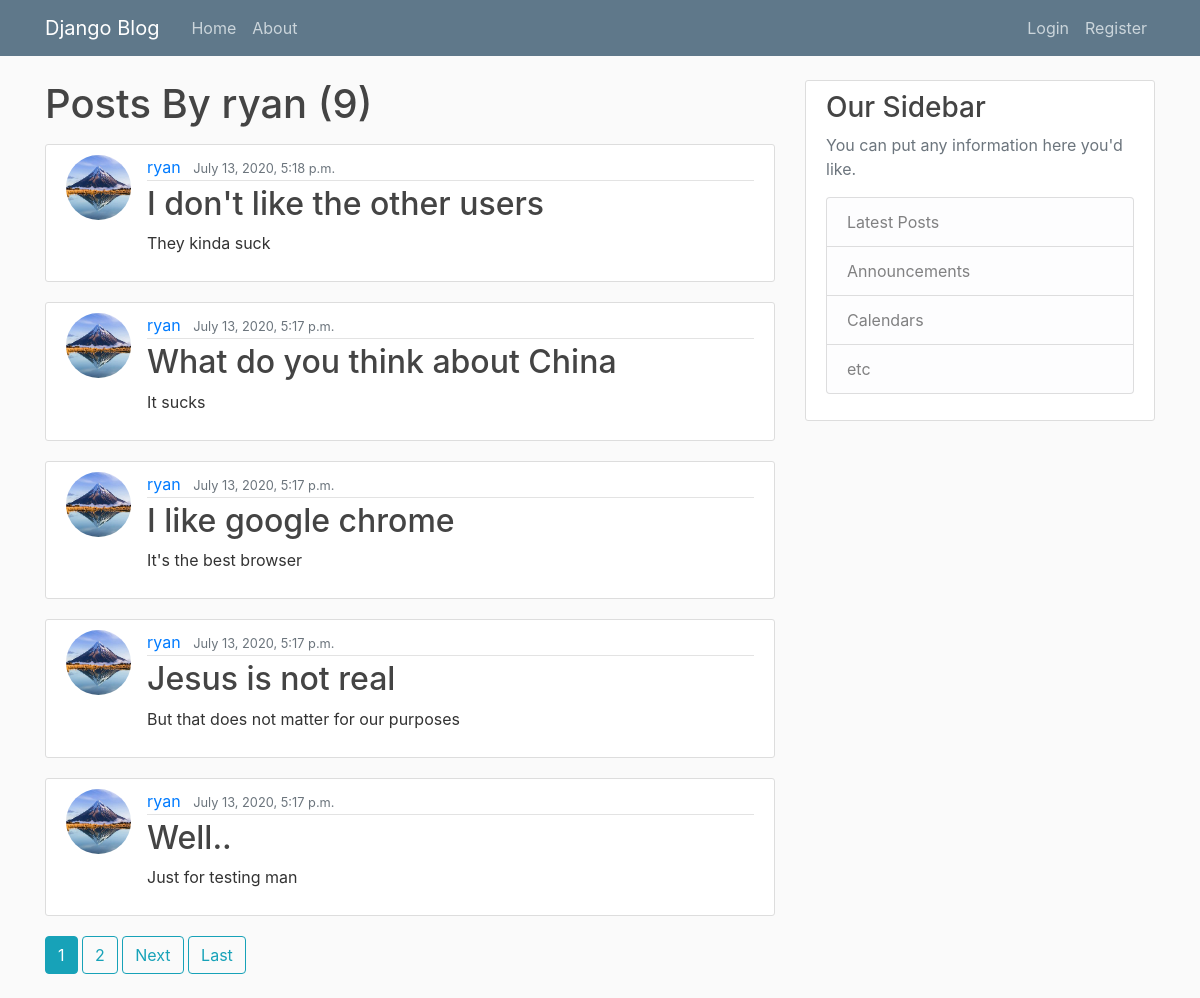
/user/ryan, run on an earlier commit of the app's database.
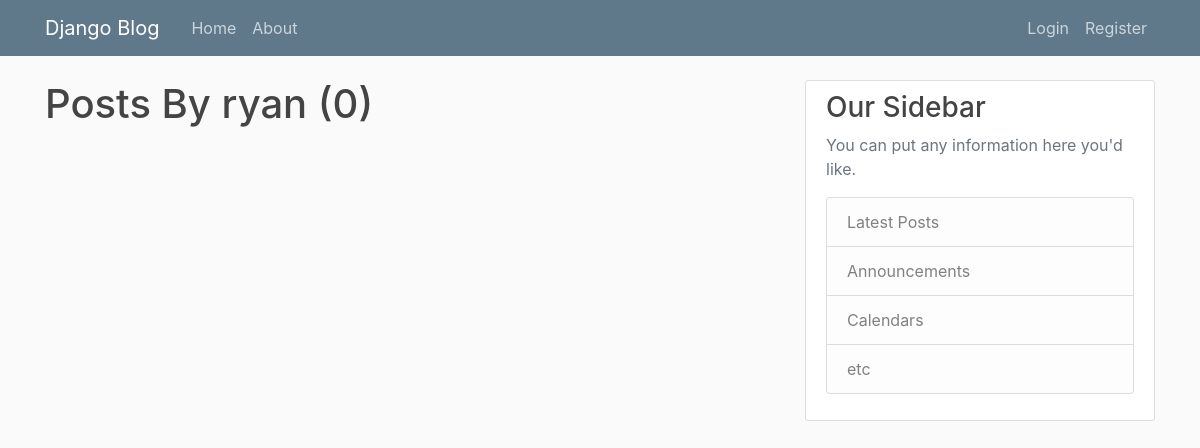
And on a later commit of the database.
### blog/models.py (models this page shows, shortened)
class Post(models.Model):
	title = models.CharField(max_length = 100)
	content = models.TextField()
	date_posted = models.DateTimeField(default = timezone.now)
	author = models.ForeignKey(User, on_delete = models.CASCADE)

### users/models.py (models this page shows, shortened)
class Profile(models.Model):
    user = models.OneToOneField(User, on_delete=models.CASCADE)
    image = models.ImageField(default='default.jpg', upload_to='profile_pics')

### blog/views.py (the view)
# urls.py: path('user/<str:username>', UserPostListView.as_view(), name = 'user-posts'),
class UserPostListView(ListView):
	model = Post
	template_name = 'blog/user_posts.html'
	context_object_name = 'posts'
	paginate_by = 5
	def get_queryset(self):
		user = get_object_or_404(User, username = self.kwargs.get('username'))
		return Post.objects.filter(author = user).order_by('-date_posted')

### blog/templates/blog/user_posts.html (shortened to what this page needs)
{% extends "blog/base.html" %}
{% block Content %}
    <h1 class = "mb-3">Posts By {{ view.kwargs.username }} ({{ page_obj.paginator.count }})</h1>
	{% for post in posts %}
	<article class="media content-section">
        <img class = "rounded-circle article-img" src="{{ post.author.profile.image.url }}">
    <div class="media-body">
        <div class="article-metadata">
            <a class="mr-2" href="#">{{post.author}}</a>
            <small class="text-muted">{{post.date_posted}}</small>
        </div>
        <h2><a class="article-title" href="{% url 'post-detail' post.id %}">{{ post.title }}</a></h2>
        <p class="article-content">{{ post.content }}</p>
    </div>
</article>
	{% endfor %}
    {% if is_paginated %}
        {% for num in page_obj.paginator.page_range %}
            {% if page_obj.number == num %}
                <a class = "btn btn-info mb-4" href="?page={{ num }}">{{ num }}</a>
            {% elif num > page_obj.number|add:'-3' and num < page_obj.number|add:'3' %}
                <a class="btn btn-outline-info mb-4" href="?page={{ num }}">{{ num }}</a>
            {% endif %}
        {% endfor %}
        {% if page_obj.has_next %}
            <a class="btn btn-outline-info mb-4" href="?page={{ page_obj.next_page_number }}">Next</a>
            <a class="btn btn-outline-info mb-4" href="?page={{ page_obj.paginator.num_pages }}">Last</a>
        {% endif %}
    {% endif %}
{%endblock Content%}

What changed in the data, as far as the page shows it:
removed Post: author.profile.image (picture), author "ryan", date_posted "July 13, 2020, 5:18 p.m.", title "I don't like the other users", content "They kinda suck"
removed Post: author.profile.image (picture), author "ryan", date_posted "July 13, 2020, 5:17 p.m.", title "What do you think about China", content "It sucks"
removed Post: author.profile.image (picture), author "ryan", date_posted "July 13, 2020, 5:17 p.m.", title "I like google chrome", content "It's the best browser"
removed Post: author.profile.image (picture), author "ryan", date_posted "July 13, 2020, 5:17 p.m.", title "Jesus is not real", content "But that does not matter for our purposes"
removed Post: author.profile.image (picture), author "ryan", date_posted "July 13, 2020, 5:17 p.m.", title "Well..", content "Just for testing man"
Also different on the page:
{{ page_obj.paginator.count }}: "9" → "0"
list line gone: "1"
list line gone: "2"
text no longer shown: "Next Last"
